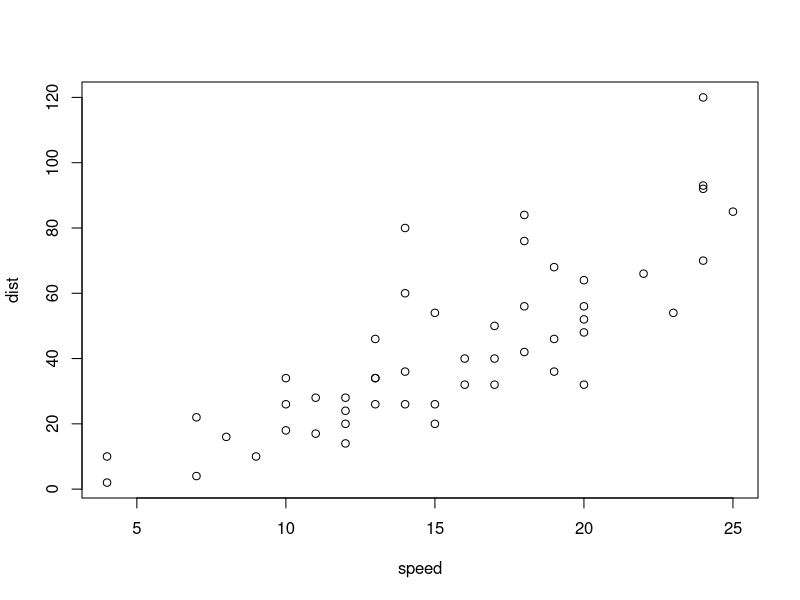
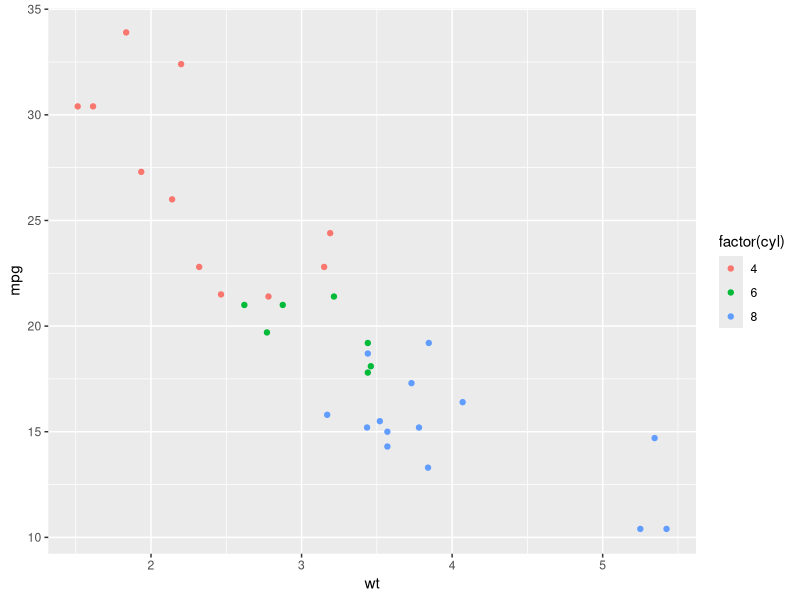

Generate these figures, in order, with R:
#it ran successfully
#Install all the packages in the tidyverse by running install.packages("tidyverse")
#Run library(tidyverse) to load the core tidyverse and make it available in your current R session.
#install.packages("tidyverse")
#install.packages("ragg")
library(tidyverse)
library(ggplot2)
# Use stdout as per normal...
print("Hello, world!")
# Use plots...
plot(cars)
# Even ggplot!
qplot(wt, mpg, data = mtcars, colour = factor(cyl))